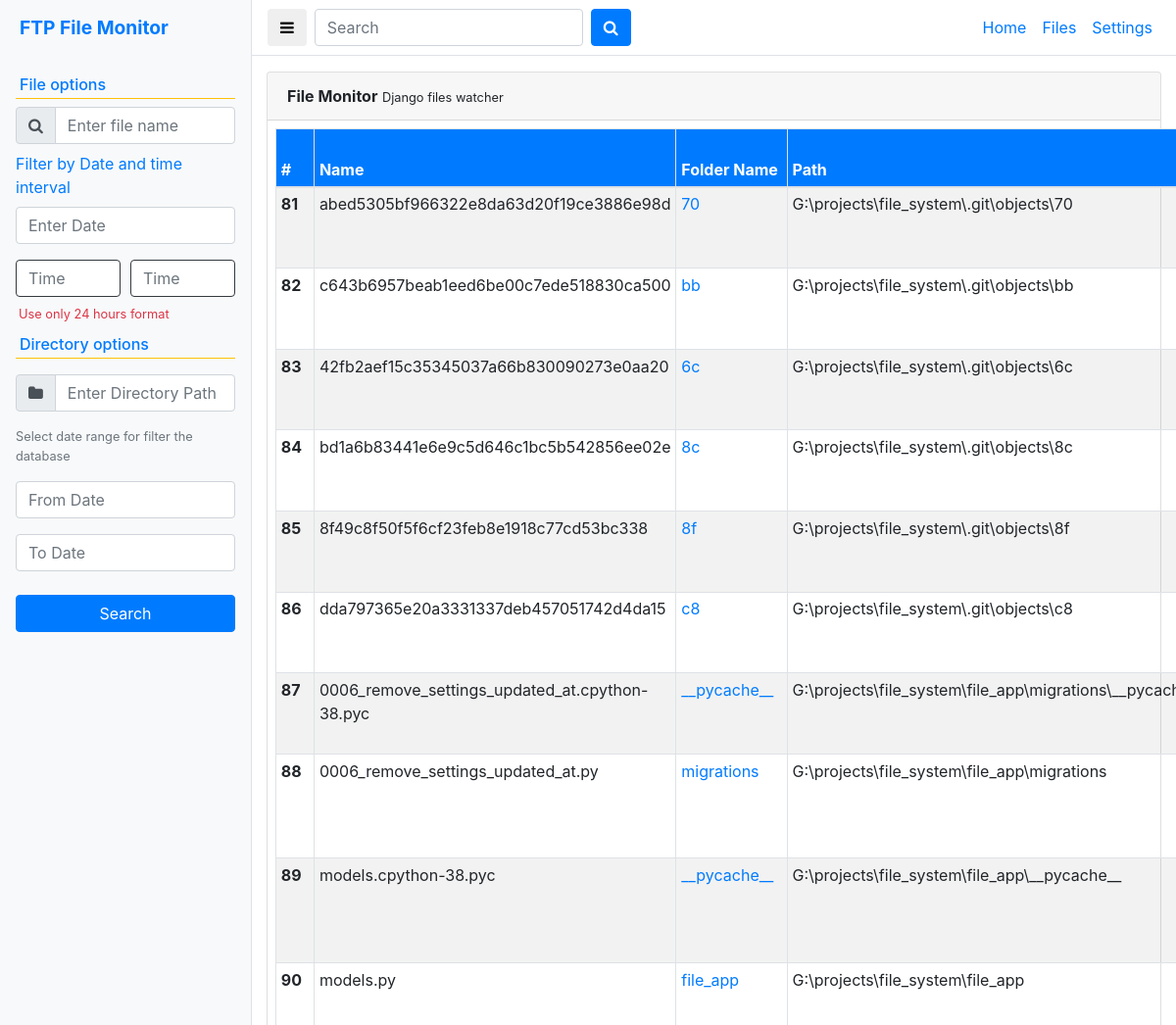
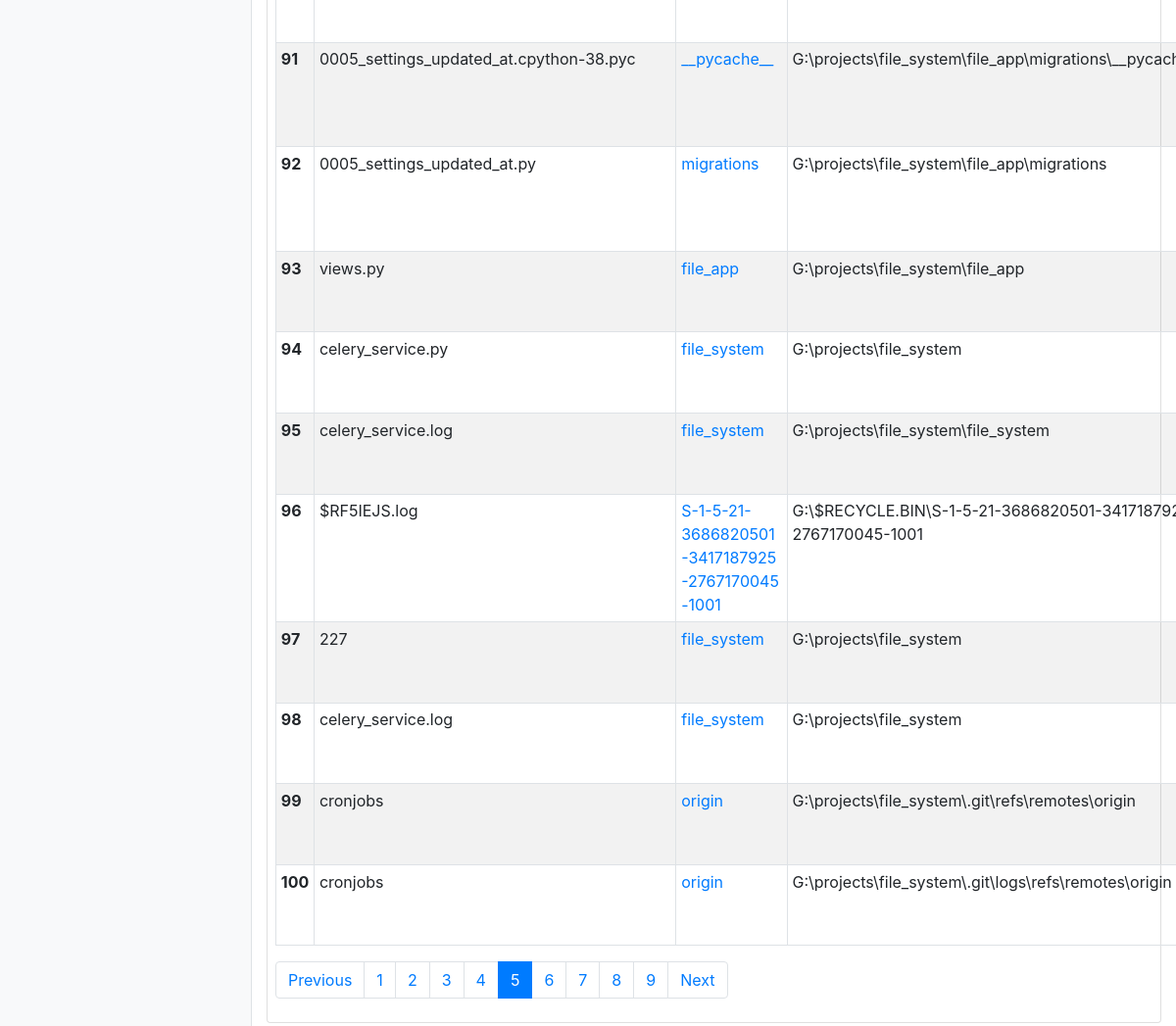
/file/?page=5, run on the app's committed database (2 pictures, top to bottom).
### file_app/models.py (models this page shows, shortened)
class File(models.Model):
	name 				= models.CharField(max_length=200)
	path 				= models.ForeignKey(Folder,on_delete=models.SET_NULL, null=True)
	date_modified		= models.DateTimeField(auto_now=False, auto_now_add=False)
	size				= models.CharField(max_length=50)
	updated_at			= models.DateTimeField(auto_now_add=True)

class Folder(models.Model):
	name 				= models.CharField(max_length=200)
	path 				= models.CharField(max_length=999, unique=True)
	date_modified		= models.DateTimeField(auto_now=False, auto_now_add=False)
	size				= models.CharField(max_length=50)
	updated_at			= models.DateTimeField(auto_now_add=True)
	parent				= models.ForeignKey(
							'self',
							blank=True,
							null=True ,
							on_delete=models.CASCADE,
							related_name='children')
	class Meta:
		unique_together = [['path', 'parent']]

### file_app/views.py (the view, shortened to what this page needs)
# urls.py: path('file/', file, name="file"),
def file(request):
	files = File.objects.all().order_by('-date_modified')
	query = request.GET.get('query')
	folder = request.GET.get('folder')
	start_date = request.GET.get('start_date')
	end_date = request.GET.get('end_date')
	date = request.GET.get('date')
	st_time = request.GET.get('st_time')
	en_time = request.GET.get('en_time')
	if start_date and end_date:
		start_date = datetime.datetime.strptime(start_date, '%d-%m-%Y').strftime('%Y-%m-%d')
		end_date = datetime.datetime.strptime(end_date, '%d-%m-%Y').strftime('%Y-%m-%d')
		files = files.filter(date_modified__range=[start_date, end_date])
	if folder:
		folder = Folder.objects.get(path=folder)
		files = files.filter(path=folder)
	if query:
		files = files.filter(name__contains=query)
	if date:
		date = datetime.datetime.strptime(date, '%d-%m-%Y')
		files = files.filter(date_modified__date=date.strftime('%Y-%m-%d'))
	page = request.GET.get('page', 1)
	paginator = Paginator(files, 20)
	try:
		files = paginator.page(page)
	except PageNotAnInteger:
		files = paginator.page(1)
	except EmptyPage:
		files = paginator.page(paginator.num_pages)
	return render(request, 'file.html', {'files':files})

### file_app/views.py (called while the page is built)
@register.filter
def convert_bytes(num):
	num = int(num)
	for x in ['bytes', 'KB', 'MB', 'GB', 'TB']:
		if num < 1024.0:
			return "%3.1f %s" % (num, x)
		num /= 1024.0

### templates/file.html (shortened to what this page needs)
{% extends "base.html" %}
{% block content %}
<div class="card mt-3 mb-3">
  <div class="card-header"><strong>File Monitor</strong> <small>Django files watcher</small></div>
  <div class="card-body p-2">
    <table class="table table-striped table-hover table-bordered table-sm">
      <thead>
        <tr class="bg-primary text-white">
          <th scope="col">#</th>
          <th scope="col">Name</th>
          <th scope="col">Folder Name</th>
          <th scope="col">Path</th>
        </tr>
      </thead>
      <tbody>
        {% for file in files %}
        <tr>
          <th scope="row">{{forloop.counter0|add:files.start_index}}</th>
          <td>{{file.name}}</td>
          <td><a href="{% url 'file' %}?folder={{file.path.path}}">{{file.path.name}}</a></td>
          <td>{{file.path.path}}</td>
        </tr>
        {% endfor %}
      </tbody>
    </table>
{% if files.has_other_pages %}
<nav aria-label="...">
  <ul class="pagination">
    {% if files.has_previous %}
    <li class="page-item"><a class="page-link" href="?page={{ files.previous_page_number }}">Previous</a></li>
    {% else %}
    <li class="page-item disabled">
      <a class="page-link" href="#" tabindex="-1" aria-disabled="true">Previous</a>
    </li>
    {% endif %}
    {% for i in files.paginator.page_range %}
      {% if files.number == i %}
    <li class="page-item active" aria-current="page">
      <a class="page-link" href="">{{ i }}<span class="sr-only">(current)</span></a>
    </li>
    {% elif i > files.number|add:'-5' and i < files.number|add:'5' %}
    <li class="page-item"><a class="page-link" href="?page={{ i }}">{{ i }}</a></li>
    {% endif %}
    {% endfor %}
    {% if files.has_next %}
    <li class="page-item">
      <a class="page-link" href="?page={{ files.next_page_number }}">Next</a>
    </li>
    {% else %}
    <li class="page-item disabled">
      <a class="page-link" href="#" tabindex="-1" aria-disabled="true">Next</a>
    </li>
    {% endif %}
  </ul>
</nav>
{% endif %}
  </div>
</div>
{% endblock content %}

### data on the page
File: name "models.cpython-38.pyc", path.name "__pycache__", path.path "G:\\projects\\file_system\\file_app\\__pycache__"
File: name "models.py", path.name "file_app", path.path "G:\\projects\\file_system\\file_app"
File: name "views.py", path.name "file_app", path.path "G:\\projects\\file_system\\file_app"

### other printed values
{{ i }} "1" "2" "3" "4" "6" "7" "8" "9"
{{ i }} "5"
